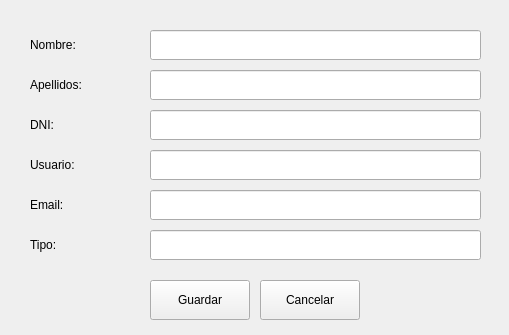
<?xml version="1.0" encoding="UTF-8"?>
<ui version="4.0">
 <class>ModificarSocio</class>
 <widget class="QWidget" name="ModificarSocio">
  <property name="geometry">
   <rect>
    <x>0</x>
    <y>0</y>
    <width>509</width>
    <height>335</height>
   </rect>
  </property>
  <property name="windowTitle">
   <string>Modificar Socio</string>
  </property>
  <widget class="QLabel" name="labelNombre">
   <property name="geometry">
    <rect>
     <x>30</x>
     <y>30</y>
     <width>100</width>
     <height>30</height>
    </rect>
   </property>
   <property name="text">
    <string>Nombre:</string>
   </property>
  </widget>
  <widget class="QLineEdit" name="txtNombre">
   <property name="geometry">
    <rect>
     <x>150</x>
     <y>30</y>
     <width>331</width>
     <height>30</height>
    </rect>
   </property>
  </widget>
  <widget class="QLabel" name="labelApellidos">
   <property name="geometry">
    <rect>
     <x>30</x>
     <y>70</y>
     <width>100</width>
     <height>30</height>
    </rect>
   </property>
   <property name="text">
    <string>Apellidos:</string>
   </property>
  </widget>
  <widget class="QLineEdit" name="txtApellidos">
   <property name="geometry">
    <rect>
     <x>150</x>
     <y>70</y>
     <width>331</width>
     <height>30</height>
    </rect>
   </property>
  </widget>
  <widget class="QLabel" name="labelDNI">
   <property name="geometry">
    <rect>
     <x>30</x>
     <y>110</y>
     <width>100</width>
     <height>30</height>
    </rect>
   </property>
   <property name="text">
    <string>DNI:</string>
   </property>
  </widget>
  <widget class="QLineEdit" name="txtDNI">
   <property name="geometry">
    <rect>
     <x>150</x>
     <y>110</y>
     <width>331</width>
     <height>30</height>
    </rect>
   </property>
  </widget>
  <widget class="QLabel" name="labelUsuario">
   <property name="geometry">
    <rect>
     <x>30</x>
     <y>150</y>
     <width>100</width>
     <height>30</height>
    </rect>
   </property>
   <property name="text">
    <string>Usuario:</string>
   </property>
  </widget>
  <widget class="QLineEdit" name="txtUsuario">
   <property name="geometry">
    <rect>
     <x>150</x>
     <y>150</y>
     <width>331</width>
     <height>30</height>
    </rect>
   </property>
  </widget>
  <widget class="QLabel" name="labelEmail">
   <property name="geometry">
    <rect>
     <x>30</x>
     <y>190</y>
     <width>100</width>
     <height>30</height>
    </rect>
   </property>
   <property name="text">
    <string>Email:</string>
   </property>
  </widget>
  <widget class="QLineEdit" name="txtEmail">
   <property name="geometry">
    <rect>
     <x>150</x>
     <y>190</y>
     <width>331</width>
     <height>30</height>
    </rect>
   </property>
  </widget>
  <widget class="QLabel" name="labelTipo">
   <property name="geometry">
    <rect>
     <x>30</x>
     <y>230</y>
     <width>100</width>
     <height>30</height>
    </rect>
   </property>
   <property name="text">
    <string>Tipo:</string>
   </property>
  </widget>
  <widget class="QLineEdit" name="txtTipo">
   <property name="geometry">
    <rect>
     <x>150</x>
     <y>230</y>
     <width>331</width>
     <height>30</height>
    </rect>
   </property>
  </widget>
  <widget class="QPushButton" name="btnGuardar">
   <property name="geometry">
    <rect>
     <x>150</x>
     <y>280</y>
     <width>100</width>
     <height>40</height>
    </rect>
   </property>
   <property name="text">
    <string>Guardar</string>
   </property>
  </widget>
  <widget class="QPushButton" name="btnCancelar">
   <property name="geometry">
    <rect>
     <x>260</x>
     <y>280</y>
     <width>100</width>
     <height>40</height>
    </rect>
   </property>
   <property name="text">
    <string>Cancelar</string>
   </property>
  </widget>
 </widget>
 <resources/>
 <connections/>
</ui>
